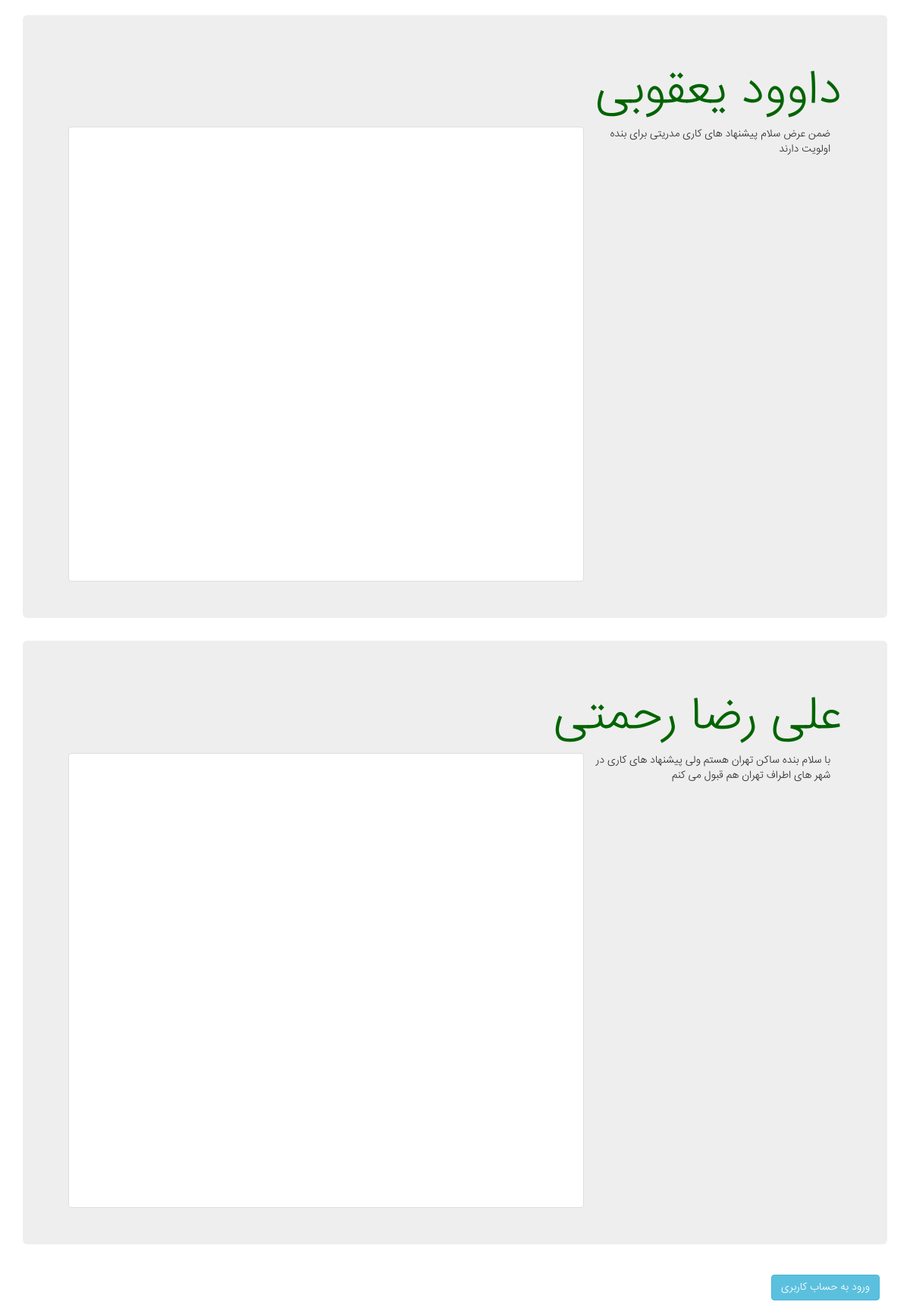
The page / on the database its author committed.
### tables this page shows
CREATE TABLE IF NOT EXISTS `post` (
  `post_ID` int(11) NOT NULL AUTO_INCREMENT,
  `filename` varchar(45) DEFAULT NULL,
  `filepath` varchar(45) DEFAULT NULL,
  `description` text,
  `post_title` varchar(45) DEFAULT NULL,
  PRIMARY KEY (`post_ID`)
);

### index.php (the view, shortened to what this page needs)
<?php
  global $conn;
  $result = $conn->query("SELECT * from post ORDER BY post_ID DESC");
?>
<!DOCTYPE html>
<html>
<head>
	<link href="css/bootstrap.min.css" rel="stylesheet">
	<link href="css/custom.css" rel="stylesheet">
</head>
<body dir="rtl">
<div class="container"><br>
<?php
while ($row = $result->fetch_assoc())
	{
		echo "<div class='jumbotron col-lg-12 col-md-12'>";
		echo "<h1>";
		echo '<a href="post.php?id='.$row['post_ID'].'" >';
		echo $row['post_title'];
		echo "</a>";
		echo "</h1>";
		echo "<div>";
		echo '<iframe class="img-thumbnail col-lg-8 col-md-8 col-sm-12 col-xs-12" style="height:600px;" id="iframepdf" src="http://localhost/proje/'.$row['filepath'].'"></iframe>';
		echo "</div>";
		echo "<div class='col-lg-4 col-md-4 col-sm-12 col-xs-12'>";
		echo $row['description'];
		echo "</div>";
		echo "</div>";
	}
	echo '<a href="login.php" class="btn btn-info" style="margin:10px;">ورود به حساب کاربری</a>'
?>
</div>
</body>
</html>

### css/custom.css (style rules this page uses)
* { font-family: "iransans"; }
a { color: darkgreen; }

### rows shown on the page
post: post_title "داوود یعقوبی", description "ضمن عرض سلام پیشنهاد های کاری مدریتی برای بنده اولویت دارند"
post: post_title "علی رضا رحمتی", description "با سلام بنده ساکن تهران هستم ولی پیشنهاد های کاری در شهر های اطراف تهران هم قبول می کنم"
